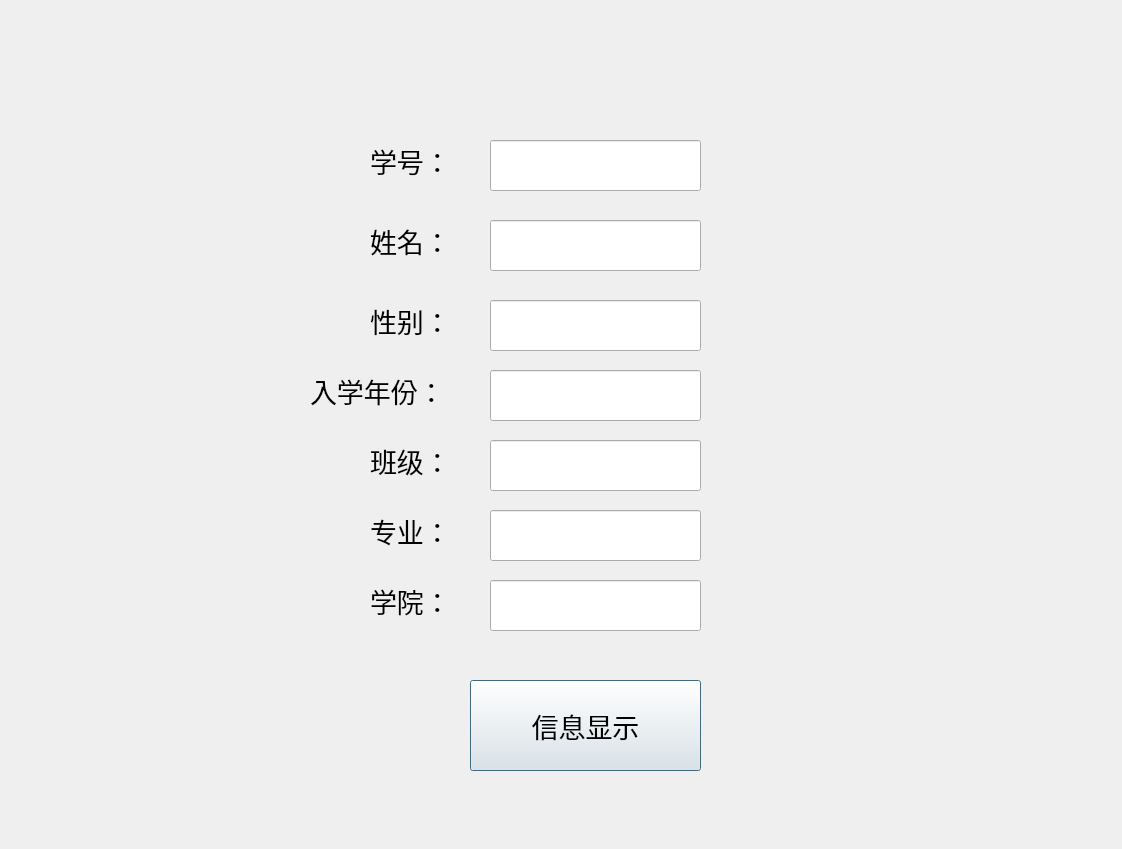
<?xml version="1.0" encoding="UTF-8"?>
<ui version="4.0">
 <class>login</class>
 <widget class="QDialog" name="login">
  <property name="geometry">
   <rect>
    <x>0</x>
    <y>0</y>
    <width>1122</width>
    <height>849</height>
   </rect>
  </property>
  <property name="windowTitle">
   <string>学生个人学籍信息查看</string>
  </property>
  <property name="windowIcon">
   <iconset>
    <normaloff>login_ui.png</normaloff>login_ui.png</iconset>
  </property>
  <widget class="QLabel" name="name_label">
   <property name="geometry">
    <rect>
     <x>370</x>
     <y>210</y>
     <width>121</width>
     <height>61</height>
    </rect>
   </property>
   <property name="font">
    <font>
     <pointsize>20</pointsize>
    </font>
   </property>
   <property name="text">
    <string>姓名：</string>
   </property>
  </widget>
  <widget class="QLineEdit" name="name_lineEdit">
   <property name="geometry">
    <rect>
     <x>490</x>
     <y>220</y>
     <width>211</width>
     <height>51</height>
    </rect>
   </property>
  </widget>
  <widget class="QLabel" name="sno_label">
   <property name="geometry">
    <rect>
     <x>370</x>
     <y>120</y>
     <width>131</width>
     <height>81</height>
    </rect>
   </property>
   <property name="font">
    <font>
     <family>Agency FB</family>
     <pointsize>20</pointsize>
    </font>
   </property>
   <property name="text">
    <string>学号：</string>
   </property>
  </widget>
  <widget class="QLineEdit" name="sno_lineEdit">
   <property name="geometry">
    <rect>
     <x>490</x>
     <y>140</y>
     <width>211</width>
     <height>51</height>
    </rect>
   </property>
  </widget>
  <widget class="QLabel" name="sex_label">
   <property name="geometry">
    <rect>
     <x>370</x>
     <y>290</y>
     <width>121</width>
     <height>61</height>
    </rect>
   </property>
   <property name="font">
    <font>
     <pointsize>20</pointsize>
    </font>
   </property>
   <property name="text">
    <string>性别：</string>
   </property>
  </widget>
  <widget class="QLineEdit" name="sex_lineEdit">
   <property name="geometry">
    <rect>
     <x>490</x>
     <y>300</y>
     <width>211</width>
     <height>51</height>
    </rect>
   </property>
  </widget>
  <widget class="QLabel" name="start_year_label">
   <property name="geometry">
    <rect>
     <x>310</x>
     <y>360</y>
     <width>161</width>
     <height>61</height>
    </rect>
   </property>
   <property name="font">
    <font>
     <pointsize>20</pointsize>
    </font>
   </property>
   <property name="text">
    <string>入学年份：</string>
   </property>
  </widget>
  <widget class="QLineEdit" name="start_year_lineEdit">
   <property name="geometry">
    <rect>
     <x>490</x>
     <y>370</y>
     <width>211</width>
     <height>51</height>
    </rect>
   </property>
  </widget>
  <widget class="QLabel" name="class_label">
   <property name="geometry">
    <rect>
     <x>370</x>
     <y>430</y>
     <width>121</width>
     <height>61</height>
    </rect>
   </property>
   <property name="font">
    <font>
     <pointsize>20</pointsize>
    </font>
   </property>
   <property name="text">
    <string>班级：</string>
   </property>
  </widget>
  <widget class="QLineEdit" name="class_lineEdit">
   <property name="geometry">
    <rect>
     <x>490</x>
     <y>440</y>
     <width>211</width>
     <height>51</height>
    </rect>
   </property>
  </widget>
  <widget class="QLabel" name="profession_label">
   <property name="geometry">
    <rect>
     <x>370</x>
     <y>500</y>
     <width>121</width>
     <height>61</height>
    </rect>
   </property>
   <property name="font">
    <font>
     <pointsize>20</pointsize>
    </font>
   </property>
   <property name="text">
    <string>专业：</string>
   </property>
  </widget>
  <widget class="QLineEdit" name="profession_lineEdit">
   <property name="geometry">
    <rect>
     <x>490</x>
     <y>510</y>
     <width>211</width>
     <height>51</height>
    </rect>
   </property>
   <property name="text">
    <string/>
   </property>
  </widget>
  <widget class="QLabel" name="dept_label">
   <property name="geometry">
    <rect>
     <x>370</x>
     <y>570</y>
     <width>121</width>
     <height>61</height>
    </rect>
   </property>
   <property name="font">
    <font>
     <pointsize>20</pointsize>
    </font>
   </property>
   <property name="text">
    <string>学院：</string>
   </property>
  </widget>
  <widget class="QLineEdit" name="dept_lineEdit">
   <property name="geometry">
    <rect>
     <x>490</x>
     <y>580</y>
     <width>211</width>
     <height>51</height>
    </rect>
   </property>
   <property name="text">
    <string/>
   </property>
  </widget>
  <widget class="QPushButton" name="pushButton">
   <property name="geometry">
    <rect>
     <x>470</x>
     <y>680</y>
     <width>231</width>
     <height>91</height>
    </rect>
   </property>
   <property name="font">
    <font>
     <family>Agency FB</family>
     <pointsize>20</pointsize>
    </font>
   </property>
   <property name="text">
    <string>信息显示</string>
   </property>
  </widget>
 </widget>
 <resources/>
 <connections/>
</ui>
